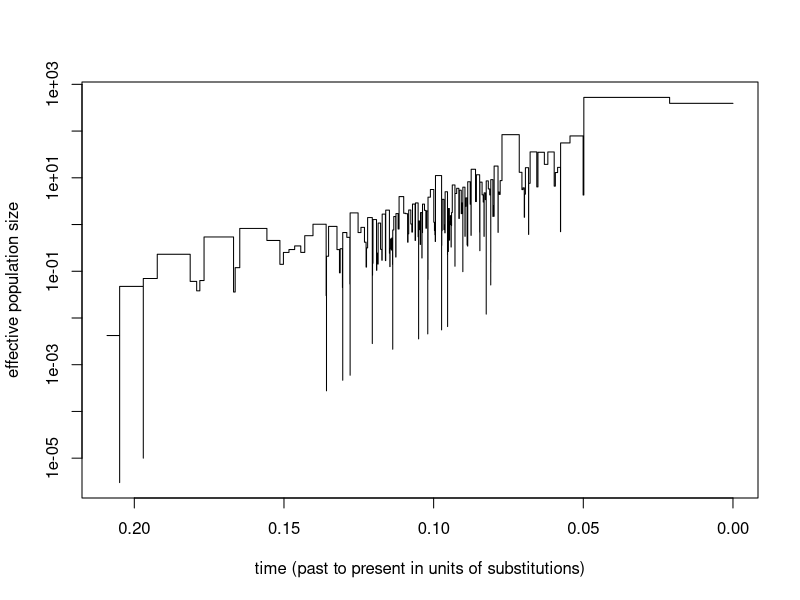
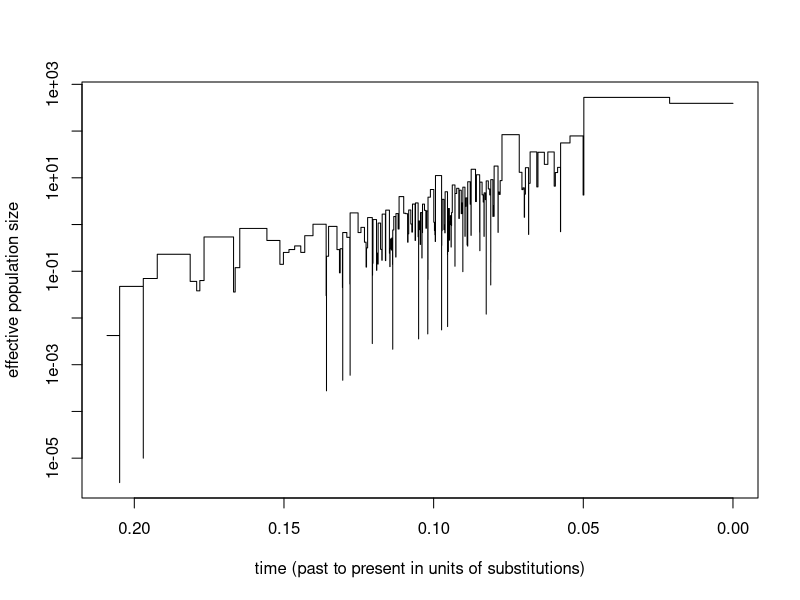
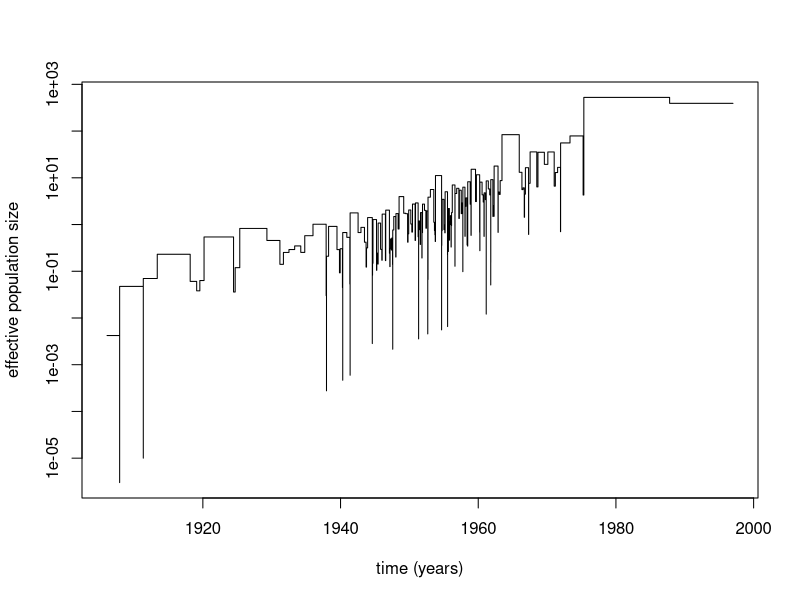
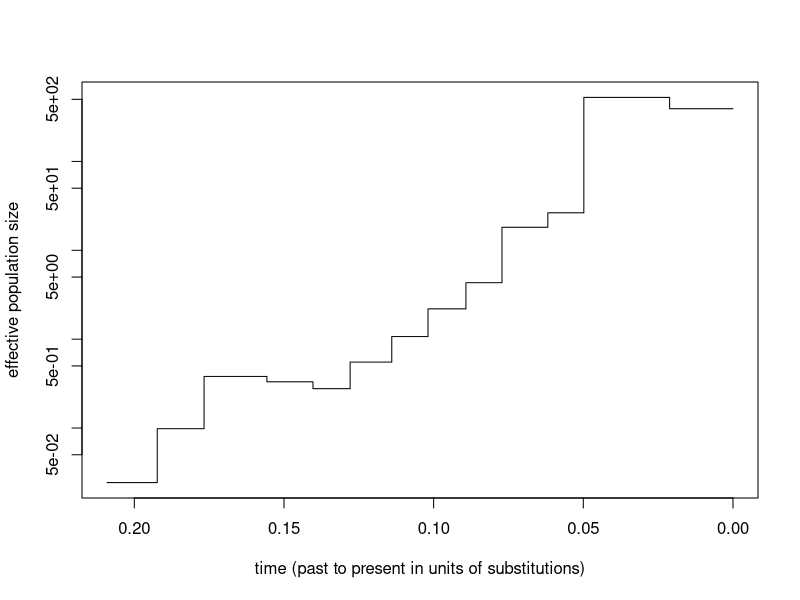
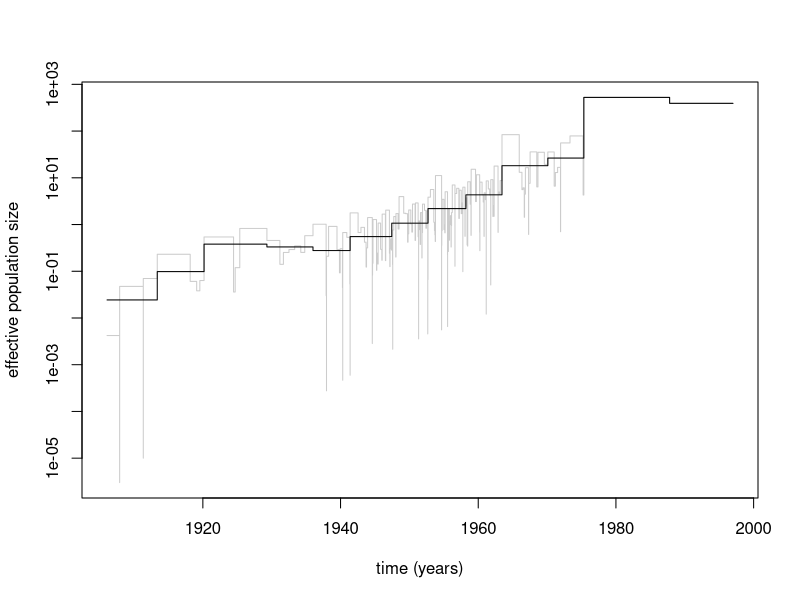

R code for these plots, in order:
library(ape)


### Name: skyline
### Title: Skyline Plot Estimate of Effective Population Size
### Aliases: skyline skyline.phylo skyline.coalescentIntervals
###   skyline.collapsedIntervals find.skyline.epsilon
### Keywords: manip

### ** Examples

# get tree
data("hivtree.newick") # example tree in NH format
tree.hiv <- read.tree(text = hivtree.newick) # load tree

# corresponding coalescent intervals
ci <- coalescent.intervals(tree.hiv) # from tree

# collapsed intervals
cl1 <- collapsed.intervals(ci,0)
cl2 <- collapsed.intervals(ci,0.0119)

#### classic skyline plot ####
sk1 <- skyline(cl1)        # from collapsed intervals 
sk1 <- skyline(ci)         # from coalescent intervals
sk1 <- skyline(tree.hiv)   # from tree
sk1

plot(skyline(tree.hiv))
skylineplot(tree.hiv) # shortcut

plot(sk1, show.years=TRUE, subst.rate=0.0023, present.year = 1997)

#### generalized skyline plot ####

sk2 <- skyline(cl2)              # from collapsed intervals
sk2 <- skyline(ci, 0.0119)       # from coalescent intervals
sk2 <- skyline(tree.hiv, 0.0119) # from tree
sk2

plot(sk2)

# classic and generalized skyline plot together in one plot
plot(sk1, show.years=TRUE, subst.rate=0.0023, present.year = 1997, col=c(grey(.8),1))
lines(sk2,  show.years=TRUE, subst.rate=0.0023, present.year = 1997)
legend(.15,500, c("classic", "generalized"), col=c(grey(.8),1),lty=1)


# find optimal epsilon parameter using AICc criterion
find.skyline.epsilon(ci)

sk3 <- skyline(ci, -1) # negative epsilon also triggers estimation of epsilon
sk3$epsilon
